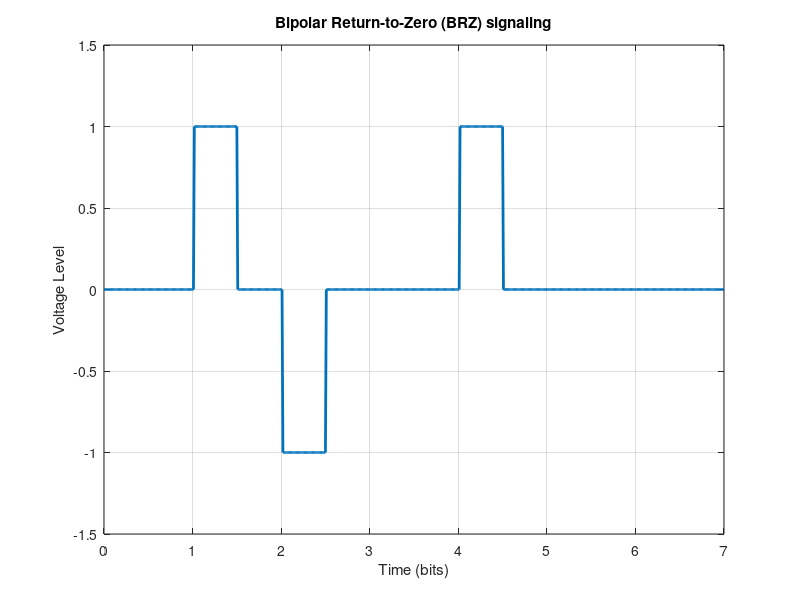

Write the MATLAB code that produced this figure.
clc;
clear;
close all;
% Number of bits
N = 8;
% Generate random binary data
binary_data = [0 1 1 0 1 0 0 1];
%binary_data = randi([0, 1], 1, N);
% Binary to Bipolar Conversion
f = 1;
for m = 1:N
    if binary_data(m) == 1
        if f == 1
            bipolar_data(m) = 1;
            f = -1;
        else
            bipolar_data(m) = -1;
            f = 1;
        end
    else
        bipolar_data(m) = 0;
    end
end
% Bipolar RZ Pulse Shaping
i = 1;
a = 0; % Initial value for the first half cycle
b = 0.5; % Initial value for the second half cycle
t = 0:0.01:(N-1); % Time vector
y = zeros(size(t)); % Initialize the output signal
for j = 1:length(t)
    if t(j) >= a && t(j) <= b % Condition for the first half cycle
        y(j) = bipolar_data(i); % Assign first 50 values
    elseif t(j) > b && t(j) <= i % Condition for the Second half cycle
        y(j) = 0; % Set all values to 0 for the second half cycle
    else
        i = i + 1; % Binary input data index increment
        a = a + 1; % Initial value for the first half cycle increment
        b = b + 1; % Initial value for the second half cycle increment
    end
end
% Plotting
plot(t, y, 'lineWidth', 2); % Linewidth 2 for clear visualization
axis([0, N-1, -1.5, 1.5]); % Axis set-up
grid on;
title('Bipolar Return-to-Zero (BRZ) signaling');
xlabel('Time (bits)');
ylabel('Voltage Level');
